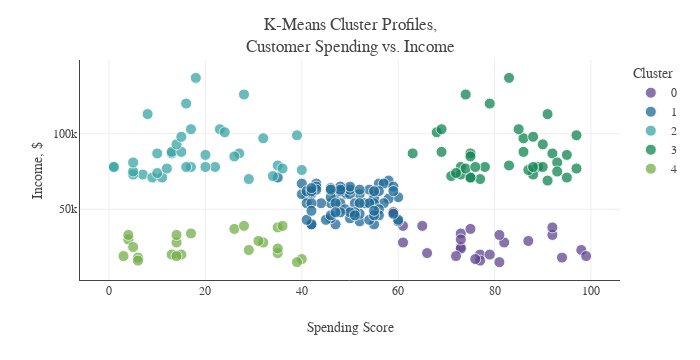

Source (notebook cell):
### Markdown cell above
The plotted graph displays the inertia values across various K-Means models with clusters ranging from 1 to 15. Notably, the inflection point in the graph emerges around 5 clusters, signifying a plateau in inertia. This suggests that the optimal number of clusters, denoted as \( k \), is approximately 5. Following is a visual representation of the clusters categorized by their spending score and income.

### Code cell
# K-Means with 5 clusters
km = KMeans(n_clusters=5, random_state=21)
km_pred = km.fit_predict(clust_df)
plot_km=clust_df.copy()
plot_km['K-Means Cluster'] = km_pred
plot_km=plot_km.sort_values(by='K-Means Cluster')
plot_km['K-Means Cluster'] = plot_km['K-Means Cluster'].astype(str)

# Plot of clusters
fig = px.scatter(plot_km, x="Spending Score", y="Annual Income", color="K-Means Cluster", 
                 color_discrete_sequence=px.colors.qualitative.Prism)
fig.update_traces(marker=dict(size=11, opacity=0.75, line=dict(width=1, color='#F7F7F7')))
fig.update_layout(template=temp, title="K-Means Cluster Profiles,<br>Customer Spending vs. Income", 
                  width=700, legend_title='Cluster',
                  xaxis=dict(title='Spending Score', showline=True, zeroline=False), 
                  yaxis=dict(title='Income, $', ticksuffix='k', showline=True))
fig.show()

### Figure 1 — Plotly figure (JSON) as saved in the notebook; plotly's stock layout.template omitted (floating-point values rounded to 4 significant figures)
{"data": [{"hovertemplate": "K-Means Cluster=0<br>Spending Score=%{x}<br>Annual Income=%{y}<extra></extra>", "legendgroup": "0", "marker": {"color": "rgb(95, 70, 144)", "line": {"color": "#F7F7F7", "width": 1}, "opacity": 0.75, "size": 11, "symbol": "circle"}, "mode": "markers", "name": "0", "orientation": "v", "showlegend": true, "type": "scatter", "x": [73, 87, 92, 61, 82, 81, 73, 73, 98, 75, 66, 59, 77, 79, 99, 81, 65, 77, 76, 92, 94, 61, 59, 72, 73], "xaxis": "x", "y": [25, 29, 33, 28, 28, 33, 34, 24, 23, 37, 21, 48, 20, 20, 19, 15, 39, 16, 17, 38, 18, 39, 48, 19, 30], "yaxis": "y"}, {"hovertemplate": "K-Means Cluster=1<br>Spending Score=%{x}<br>Annual Income=%{y}<extra></extra>", "legendgroup": "1", "marker": {"color": "rgb(29, 105, 150)", "line": {"color": "#F7F7F7", "width": 1}, "opacity": 0.75, "size": 11, "symbol": "circle"}, "mode": "markers", "name": "1", "orientation": "v", "showlegend": true, "type": "scatter", "x": [49, 47, 41, 52, 42, 55, 40, 49, 60, 55, 58, 50, 46, 57, 44, 41, 55, 51, 42, 48, 53, 46, 42, 50, 48, 35, 58, 40, 56, 57, 43, 59, 43, 50, 48, 41, 46, 54, 52, 48, 43, 46, 54, 42, 56, 55, 59, 42, 47, 52, 49, 56, 55, 47, 42, 42, 52, 60, 54, 60, 41, 50, 46, 45, 46, 56, 55, 52, 59, 51, 50, 48, 47, 51, 55, 42], "xaxis": "x", "y": [60, 60, 59, 60, 60, 59, 60, 61, 58, 57, 57, 60, 54, 54, 54, 54, 54, 54, 54, 54, 54, 58, 61, 63, 62, 71, 69, 67, 67, 67, 67, 65, 65, 65, 65, 62, 64, 63, 63, 63, 63, 63, 54, 62, 62, 62, 62, 64, 54, 54, 50, 50, 40, 40, 40, 40, 42, 42, 43, 43, 43, 44, 44, 43, 46, 46, 46, 47, 47, 48, 48, 48, 48, 46, 49, 49], "yaxis": "y"}, {"hovertemplate": "K-Means Cluster=2<br>Spending Score=%{x}<br>Annual Income=%{y}<extra></extra>", "legendgroup": "2", "marker": {"color": "rgb(56, 166, 165)", "line": {"color": "#F7F7F7", "width": 1}, "opacity": 0.75, "size": 11, "symbol": "circle"}, "mode": "markers", "name": "2", "orientation": "v", "showlegend": true, "type": "scatter", "x": [27, 7, 5, 10, 34, 9, 11, 10, 13, 5, 35, 40, 12, 26, 36, 22, 5, 17, 20, 13, 16, 20, 29, 23, 28, 1, 18, 15, 14, 32, 15, 24, 17, 39, 1, 8, 16], "xaxis": "x", "y": [87, 73, 73, 87, 72, 71, 71, 74, 87, 75, 79, 76, 77, 85, 77, 78, 81, 78, 78, 88, 78, 86, 70, 103, 126, 78, 137, 88, 93, 97, 98, 101, 103, 99, 78, 113, 120], "yaxis": "y"}, {"hovertemplate": "K-Means Cluster=3<br>Spending Score=%{x}<br>Annual Income=%{y}<extra></extra>", "legendgroup": "3", "marker": {"color": "rgb(15, 133, 84)", "line": {"color": "#F7F7F7", "width": 1}, "opacity": 0.75, "size": 11, "symbol": "circle"}, "mode": "markers", "name": "3", "orientation": "v", "showlegend": true, "type": "scatter", "x": [73, 74, 92, 79, 83, 69, 90, 93, 63, 86, 75, 75, 88, 86, 97, 95, 68, 69, 85, 91, 83, 89, 78, 91, 77, 95, 75, 71, 88, 73, 75, 93, 87, 97, 74, 90, 88, 72, 76], "xaxis": "x", "y": [78, 126, 87, 120, 79, 88, 93, 81, 87, 97, 87, 85, 98, 88, 99, 86, 101, 103, 103, 113, 137, 78, 78, 69, 70, 71, 71, 72, 73, 73, 71, 75, 76, 77, 77, 78, 78, 74, 78], "yaxis": "y"}, {"hovertemplate": "K-Means Cluster=4<br>Spending Score=%{x}<br>Annual Income=%{y}<extra></extra>", "legendgroup": "4", "marker": {"color": "rgb(115, 175, 72)", "line": {"color": "#F7F7F7", "width": 1}, "opacity": 0.75, "size": 11, "symbol": "circle"}, "mode": "markers", "name": "4", "orientation": "v", "showlegend": true, "type": "scatter", "x": [35, 13, 15, 14, 40, 6, 6, 29, 3, 35, 26, 14, 32, 31, 4, 4, 14, 17, 35, 36, 28, 5, 39], "xaxis": "x", "y": [21, 20, 20, 19, 17, 18, 16, 23, 19, 24, 37, 28, 28, 29, 30, 33, 33, 34, 38, 39, 39, 25, 15], "yaxis": "y"}], "layout": {"height": 360, "legend": {"title": {"text": "Cluster"}, "tracegroupgap": 0}, "margin": {"t": 60}, "title": {"text": "K-Means Cluster Profiles,<br>Customer Spending vs. Income"}, "width": 700, "xaxis": {"anchor": "y", "autorange": true, "domain": [0, 1], "range": [-6.03, 106.0], "showline": true, "title": {"text": "Spending Score"}, "type": "linear", "zeroline": false}, "yaxis": {"anchor": "x", "autorange": true, "domain": [0, 1], "range": [3.164, 148.8], "showline": true, "ticksuffix": "k", "title": {"text": "Income, $"}, "type": "linear"}}}
